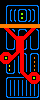

A 2D game scene composited from a Tiled map and its tileset images. What follows is a short description and the map's XML, with every tile layer's data as written:
An orthogonal 10x25 tile map with 4x4 px tiles, 1 tile layer (Capa de Patrones 1).

<map version="1.0" tiledversion="1.0.2" orientation="orthogonal" renderorder="right-down" width="10" height="25" tilewidth="4" tileheight="4" nextobjectid="1">
 <tileset firstgid="1" source="tilesetFactory.tsx" />
 <layer name="Capa de Patrones 1" width="10" height="25">
  <data encoding="csv">
13,13,13,13,13,13,13,13,13,13,
13,1,6,6,6,6,6,6,6,2,
13,5,1,1,1,6,2,2,2,5,
13,5,5,5,5,3,5,5,5,5,
13,5,5,5,5,3,5,5,5,5,
13,5,9,9,9,6,10,10,10,5,
14,14,14,14,14,14,14,14,14,14,
13,11,8,2,1,6,2,7,12,2,
13,5,11,8,5,13,7,12,13,5,
13,5,13,11,4,4,12,5,13,5,
13,5,13,5,4,4,5,5,13,5,
13,5,13,5,4,4,5,5,13,5,
13,9,6,10,4,4,10,9,6,10,
7,4,8,7,12,4,2,1,6,2,
4,3,4,12,5,4,5,5,16,5,
11,4,12,5,5,4,5,5,16,5,
13,5,15,5,5,4,5,5,16,5,
13,5,15,5,5,4,5,5,16,5,
13,9,6,10,9,11,8,7,4,8,
13,1,6,6,6,6,11,4,3,4,
13,5,5,5,5,5,5,11,4,12,
13,5,5,5,5,5,5,5,5,5,
13,5,5,5,5,5,5,5,5,5,
13,5,5,5,5,5,5,5,5,5,
13,9,6,6,6,6,6,6,6,10
</data>
 </layer>
</map>
